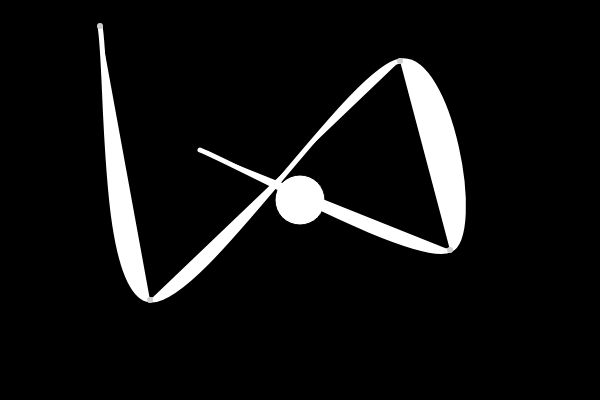
Frame 1 (no input)
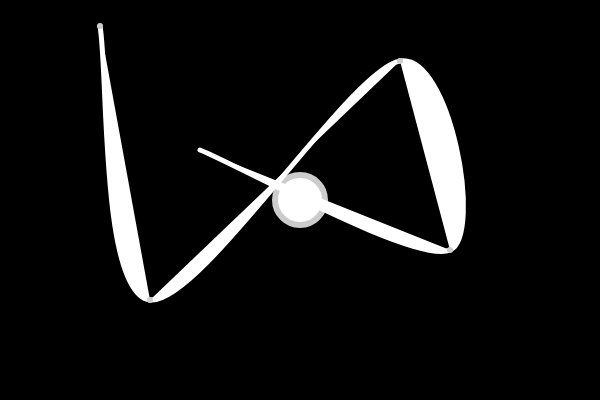
Frame 60 (no input)
Frame 120 (the mouse pressed at the canvas centre since frame 60): identical to frame 60, image omitted

The p5.js sketch that drew these frames (run headless with seeded random() and noise() and a simulated clock; from frame 60 on, the mouse is pressed at the canvas centre):

// p5.js sketch
// ── sketch.js
// getting started with p5js


//this is executed once
function setup(){
	colorMode(HSB, 360, 100, 100, 100);
	createCanvas(600,400);

	y = height/2;
	x = width/2;

	}



function draw(){


	background(0);
	fill(255,0,100);
	ellipse(x,y,50,50);
	

	

p1 = {x: 100, y: 26};
p2 = {x: 150, y: 300};
p3 = {x: 400, y: 61};
p4 = {x: 450, y: 250};
p5 = {x: 200, y: 150};



stroke(255, 0, 100, 100);
strokeWeight(5);


curve(p1.x, p1.y, p1.x, p1.y, p2.x, p2.y, p3.x, p3.y);
curve(p1.x, p1.y, p2.x, p2.y, p3.x, p3.y, p4.x, p4.y);
curve(p2.x, p2.y, p3.x, p3.y, p4.x, p4.y, p5.x, p5.y);
curve(p3.x, p3.y, p4.x, p4.y, p5.x, p5.y, p5.x, p5.y);



strokeWeight(6);
stroke(200, 0, 80, 100);

point( p1.x, p1.y );
point( p2.x, p2.y );
point( p3.x, p3.y );
point( p4.x, p4.y );

}
